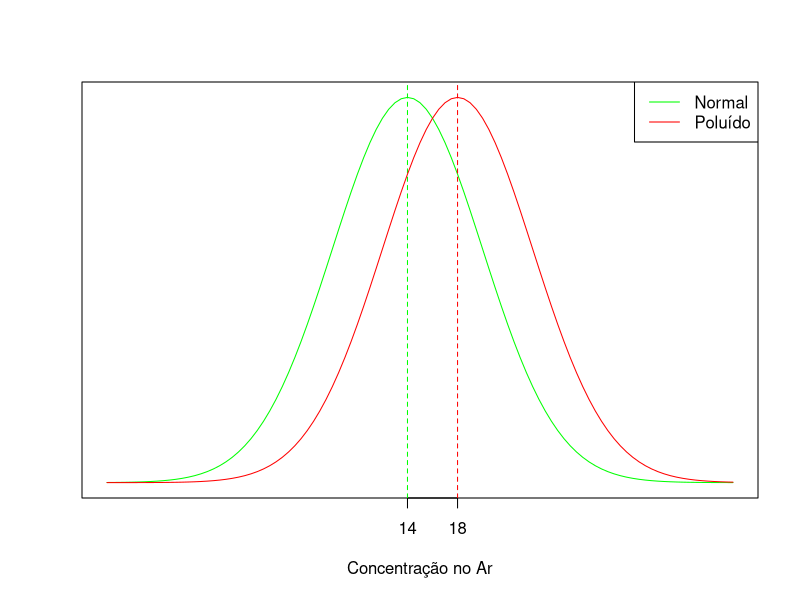

Write R code to recreate this figure. (Note: this script raises an error after producing the figure.)
## ---- chunk 1
#| label: setup
#| cache: false
#| include: false
#source("setup_knitr_slides.R")
#op <- par(no.readonly = TRUE)
#library(xtable)
## O pacote printr já configura o formato de saída de muitas funções
## como head(), table(), etc, sem a necessidade de usar a função
## knitr::kable(). Veja: https://yihui.name/printr
#loadNamespace("printr")
## Para desabilitar, use
## unloadNamespace("printr")
## ---- chunk 2
#| label: sadio-doente
#| fig.width: 7.0
#| fig.height: 5.0
#| out.width: 80%
dnorm1 <- function(x) {dnorm(x, mean = 14, sd = 6)}
dnorm2 <- function(x) {dnorm(x, mean = 18, sd = 6)}
curve(dnorm1, from = -10, to = 40, col = "green",
      ylab = "", xlab = "Concentração no Ar", axes = FALSE)
axis(1, at = c(14, 18))
box()
abline(v = 14, lty = 2, col = "green")
curve(dnorm2, from = -10, to = 40, add = TRUE, col = "red")
abline(v = 18, lty = 2, col = "red")
legend("topright", legend = c("Normal", "Poluído"),
       lty = 1, col = c("green", "red"))
## ---- chunk 3
#| out.width: 70%
#| fig-align: center
knitr::include_graphics("./figuras/errors.jpg")
## ---- chunk 4
#| label: erro1
#| fig.width: 7.0
#| fig.height: 5.0
#| out.width: 80%
## Usando a distribuição amostral
dnorm2 <- function(x) {dnorm(x, mean = 18, sd = 6/sqrt(30))}
curve(dnorm2, from = 8, to = 25, col = "red",
      ylab = "", xlab = "Concentração no Ar", axes = FALSE)
box()
abline(v = 18, lty = 2, col = "red")
xc <- qnorm(0.05, mean = 18, sd = 6/sqrt(30))
axis(1, at = c(xc, 18), labels = c(expression(x[c]), 18))
cord.x <- c(8, seq(8, xc, 0.01), xc)
cord.y <- c(0, dnorm(seq(8, xc, 0.01), mean = 18, sd = 6/sqrt(30)), 0)
polygon(x = cord.x, y = cord.y, col = "gray", border = NA)
legend("topright", legend = c(expression(alpha)),
       fill = c("gray"))
## ---- chunk 5
#| label: erro2
#| fig.width: 7.0
#| fig.height: 5.0
#| out.width: 80%
## Usando a distribuição amostral
dnorm2 <- function(x) {dnorm(x, mean = 18, sd = 6/sqrt(30))}
curve(dnorm2, from = 8, to = 25, col = "red",
      ylab = "", xlab = "Concentração no Ar", axes = FALSE)
box()
abline(v = 18, lty = 2, col = "red")
xc <- qnorm(0.05, mean = 18, sd = 6/sqrt(30))
axis(1, at = c(xc, 18), labels = c(expression(x[c]), 18))
cord.x <- c(8, seq(8, xc, 0.01), xc)
cord.y <- c(0, dnorm(seq(8, xc, 0.01), mean = 18, sd = 6/sqrt(30)), 0)
polygon(x = cord.x, y = cord.y, col = "gray", border = NA)
dnorm1 <- function(x) {dnorm(x, mean = 14, sd = 6/sqrt(30))}
curve(dnorm1, from = 8, to = 25, add = TRUE, col = "green")
abline(v = 14, lty = 2, col = "green")
axis(1, at = 14)
cord.x2 <- c(xc, seq(xc, 25, 0.01), 30)
cord.y2 <- c(0, dnorm(seq(xc, 25, 0.01), mean = 14, sd = 6/sqrt(30)), 0)
polygon(x = cord.x2, y = cord.y2, col = "black",
        density = 15, angle = 45, border = NA)
legend("topright", legend = c(expression(alpha), expression(beta)),
       fill = c("gray", "black"), angle = c(NA, 45), density = c(NA, 20))
## ---- chunk 6
#| label: rc
#| fig.width: 7.0
#| fig.height: 5.0
#| out.width: 80%
## Usando a distribuição amostral
dnorm2 <- function(x) {dnorm(x, mean = 18, sd = 6/sqrt(30))}
curve(dnorm2, from = 8, to = 25, col = "red",
      ylab = "", xlab = "", axes = FALSE)
box()
abline(v = 18, lty = 2, col = "red")
xc <- qnorm(0.05, mean = 18, sd = 6/sqrt(30))
axis(1, at = c(xc, 18), labels = c(round(xc,1), 18))
cord.x <- c(8, seq(8, xc, 0.01), xc)
cord.y <- c(0, dnorm(seq(8, xc, 0.01), mean = 18, sd = 6/sqrt(30)), 0)
polygon(x = cord.x, y = cord.y, col = "gray", border = NA)
dnorm1 <- function(x) {dnorm(x, mean = 14, sd = 6/sqrt(30))}
curve(dnorm1, from = 8, to = 25, add = TRUE, col = "green")
abline(v = 14, lty = 2, col = "green")
axis(1, at = 14)
cord.x2 <- c(xc, seq(xc, 25, 0.01), 30)
cord.y2 <- c(0, dnorm(seq(xc, 25, 0.01), mean = 14, sd = 6/sqrt(30)), 0)
legend("topright", legend = "RC", fill = "gray")
xobs <- 16.04
text(x = xobs, y = -0.1, xpd = TRUE,
     labels = bquote(bar(x)[obs] == .(xobs)), col = "blue")
arrows(x0 = xobs, y0 = 0, x1 = xobs, y1 = -0.09, xpd = TRUE,
       length = 0.1, col = "blue")
## ---- chunk 7
#| label: rc2
#| fig.width: 7.0
#| fig.height: 5.0
#| out.width: 80%
## Usando a distribuição amostral
dnorm2 <- function(x) {dnorm(x, mean = 0, sd = 2)}
curve(dnorm2, from = -10, to = 10,
      ylab = "", xlab = "", axes = FALSE)
box()
abline(v = 0, lty = 2)
xc1 <- qnorm(0.05/2, mean = 0, sd = 2)
xc2 <- qnorm(0.05/2, mean = 0, sd = 2, lower.tail = FALSE)
axis(1, at = c(xc1, 0, xc2),
     labels = c(expression(x[c1]), expression(mu[0]), expression(x[c2])))
cord.x1 <- c(-10, seq(-10, xc1, 0.01), xc1)
cord.y1 <- c(0, dnorm(seq(-10, xc1, 0.01), sd = 2), 0)
polygon(x = cord.x1, y = cord.y1, col = "gray", border = NA)
cord.x2 <- c(xc2, seq(xc2, 10, 0.01), 10)
cord.y2 <- c(0, dnorm(seq(xc2, 10, 0.01), sd = 2), 0)
polygon(x = cord.x2, y = cord.y2, col = "gray", border = NA)
legend("topright", legend = "RC", fill = "gray")
text(x = xc2, y = 0.001, labels = expression(alpha/2), pos = 4)
text(x = xc1, y = 0.001, labels = expression(alpha/2), pos = 2)
## ---- chunk 8
#| echo: true
#| include: true
alpha = 1 - pnorm(2) + 1 - pnorm(2)
alpha
## ---- chunk 9
#| tidy: true
#| echo: true
#| include: true
n = 16
sigma = sqrt(25)
sem = sigma/sqrt(n)
# alpha calculado anteriormente
mu0 = 60
I = c(alpha/2, 1-alpha/2)
q = qnorm(I, mean=mu0, sd=sem); q
mu = 63.5
p = pnorm(q, mean=mu, sd=sem); p
diff(p)
poder = 1 - diff(p); poder
## ---- chunk 10
#| tidy: true
#| echo: true
#| include: true
# qual valor divide a área da gaussiana
k <- qnorm(0.05,mean=200); k
## ---- chunk 11
#| tidy: true
#| echo: true
#| include: true
xbar = 195
mu0 = 200
sigma = 10
n = 100
z = (xbar - mu0)/(sigma/sqrt(n));z
alpha = 0.05
# este é o valor que divide a curva em 0.05 e 0.95
rc = qnorm(alpha);rc
## ---- chunk 12
#| tidy: true
#| echo: true
#| include: true
xbar = 14.6            # media da amostra
mu0 = 15.4             # valor da hipótese
sigma = 2.5            # desvio padrão da população
n = 35                 # tamanho da amostra 
z = (xbar-mu0)/(sigma/sqrt(n))  # estatística de teste
z
## ---- chunk 13
#| tidy: true
#| echo: true
#| include: true
alpha = 0.05
z.half.alpha = qnorm(1 - alpha/2)
c(-z.half.alpha,z.half.alpha)
## ---- chunk 14
#| tidy: true
#| echo: true
#| include: true
pval = 2 * pnorm(z) # cauda inferior dobrada
pval
## ---- chunk 15
#| tidy: true
#| echo: true
#| include: true
alpha = 0.05
df = 11
tc = qt(alpha/2,df = df);tc
## ---- chunk 16
#| tidy: true
#| echo: true
#| include: true
alpha = 0.02
df = 27
tc = qt(alpha/2,df = df);tc
## ---- chunk 17
#| tidy: true
#| echo: true
#| include: true
alpha = 0.05
df = 19
n = 20 # tamanho da amostra
S = 20 # desvio padrão da amostra
mu0 = 115
xbar = 118
tc <- qt(alpha/2,df=df); tc
Tt = (sqrt(n)*(xbar - mu0))/S; Tt
## ---- chunk 18
#| tidy: true
#| echo: true
#| include: true
alpha = 0.05
rc_z <- qnorm(alpha);rc_z
## ---- chunk 19
#| tidy: true
#| echo: true
#| include: true
n = 50
ne = 7
pbar = ne/n;pbar
p_0 = 0.25
z <- (sqrt(n)*(pbar - p_0))/(sqrt(p_0*(1-p_0)));z
## ---- chunk 20
#| tidy: true
#| echo: true
#| include: true
mu_0 = 100
xbar = 108
sd = 15
n=36
z <- (xbar - mu_0)/(sd/sqrt(n));z
pvalue <- pnorm(z)
pvalue <- 1 - pvalue
## ---- chunk 21
#| label: qui
#| fig.width: 7.0
#| fig.height: 5.0
#| out.width: 80%
qui <- function(x) {dchisq(x, df = 4)}
curve(qui, from = 0, to = 20,
      ylab = "", xlab = expression(Q^2), axes = FALSE)
box()
qc <- qchisq(0.05, df = 4, lower.tail = FALSE)
axis(1, at = c(0, qc), labels = c(0, expression(q[c])))
cord.x <- c(qc, seq(qc, 20, 0.01), 20)
cord.y <- c(0, dchisq(seq(qc, 20, 0.01), df = 4), 0)
polygon(x = cord.x, y = cord.y, col = "gray", border = NA)
legend("topright", legend = "RC", fill = "gray")
text(x = qc, y = 0.005, labels = expression(alpha), pos = 4)
## ---- chunk 22
M <- rep(c("Alta", "Média", "Baixa"), times = c(117, 276, 135))
F <- c(rep(c("Alta", "Média", "Baixa"), times = c(56, 47, 14)),
       rep(c("Alta", "Média", "Baixa"), times = c(71, 163, 42)),
       rep(c("Alta", "Média", "Baixa"), times = c(12, 38, 85)))
F <- factor(F, levels = c("Alta", "Média", "Baixa"))
M <- factor(M, levels = c("Alta", "Média", "Baixa"))
addmargins(table(F, M))
## ---- chunk 23
## Totais
tl <- apply(table(F, M), 1, sum)
tc <- apply(table(F, M), 2, sum)
tg <- sum(tl)
## Para calcular as entradas
tab <- expand.grid(tl = tl, tc = tc)
## Matriz esperada
esp <- matrix(round((tab$tl * tab$tc)/tg, 2), nrow = 3)
rownames(esp) <- colnames(esp) <- c("Alta", "Média", "Baixa")
esp
